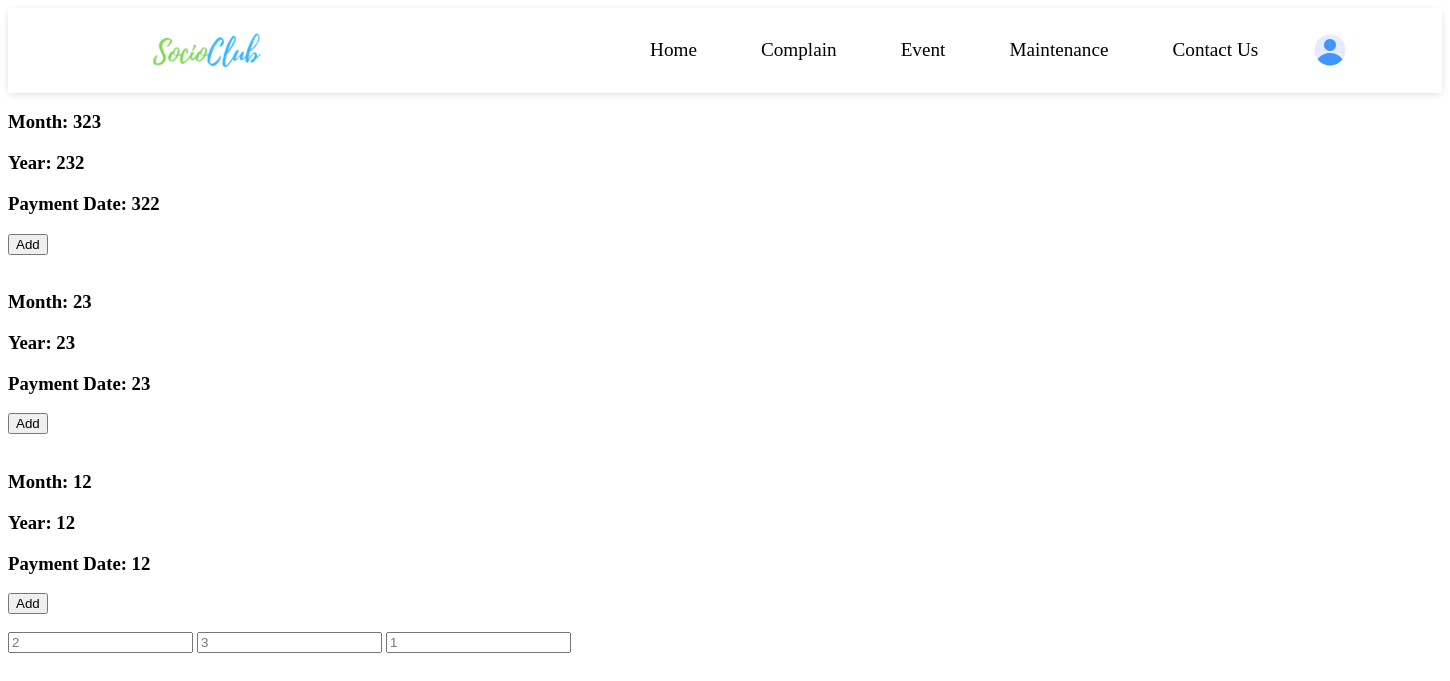
The app's page /test/ (signed in), older data.
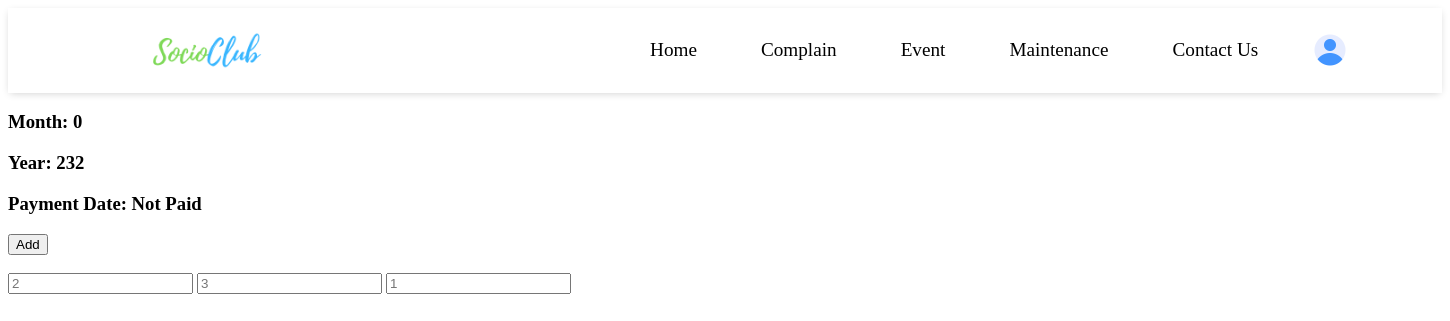
The same page, newer data.
### user_data/models.py (models this page shows, shortened)
class Maintenance(models.Model):
    society_name = models.ForeignKey(Society, on_delete=models.CASCADE)
    maintenance_user = models.ForeignKey(User, on_delete=models.CASCADE)
    maintenance_flat = models.ForeignKey(Flatno, on_delete=models.CASCADE)
    maintenance_amount = models.IntegerField()
    maintenance_month = models.IntegerField()
    maintenance_year = models.IntegerField()
    payment_date = models.CharField(null=True, max_length=15)

### SocioClub/views.py (the view)
# urls.py: path('test/', views.test , name = "test"),
def test(request):
    maintenance_data = Maintenance.objects.filter(maintenance_user = request.user).order_by('-maintenance_month')
    return render(request, "test.html", {'maintenance_data': maintenance_data})

### templates/test.html (shortened to what this page needs)
{% extends "base.html" %}
{% block mainblock %}
{% for m in maintenance_data %}
<h3 id="{{m.maintenance_month}}">Month: {{m.maintenance_month}}</h3>
<h3 id="{{m.maintenance_year}}">Year: {{m.maintenance_year}}</h3>
{% if m.payment_date == "" %}
<h3 id="{{m.payment_date}}">Payment Date: Not Paid</h3>
{% else %}
<h3 id="{{m.payment_date}}">Payment Date: {{m.payment_date}}</h3>
{% endif %}
<button onclick="func({{m.maintenance_month}}, {{m.maintenance_year}}, {{m.payment_date}})">Add</button>
<br><br>
{% endfor %}
<input id="a" type="text" placeholder="2">
<input id="b" type="text" placeholder="3">
<input id="c" type="text" placeholder="1">
{% endblock %}

Row changes from the older to the newer data that the page shows:
removed Maintenance: maintenance_month "323", maintenance_year "232", payment_date "322"
removed Maintenance: maintenance_month "23", maintenance_year "23", payment_date "23"
removed Maintenance: maintenance_month "12", maintenance_year "12", payment_date "12"
added Maintenance: maintenance_month "0", maintenance_year "232"
